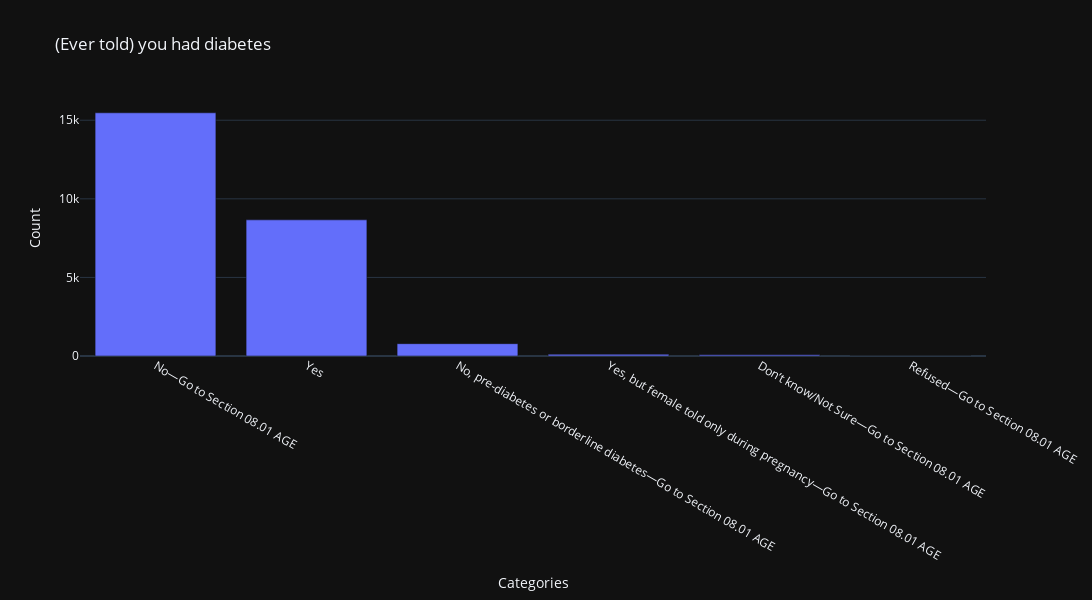
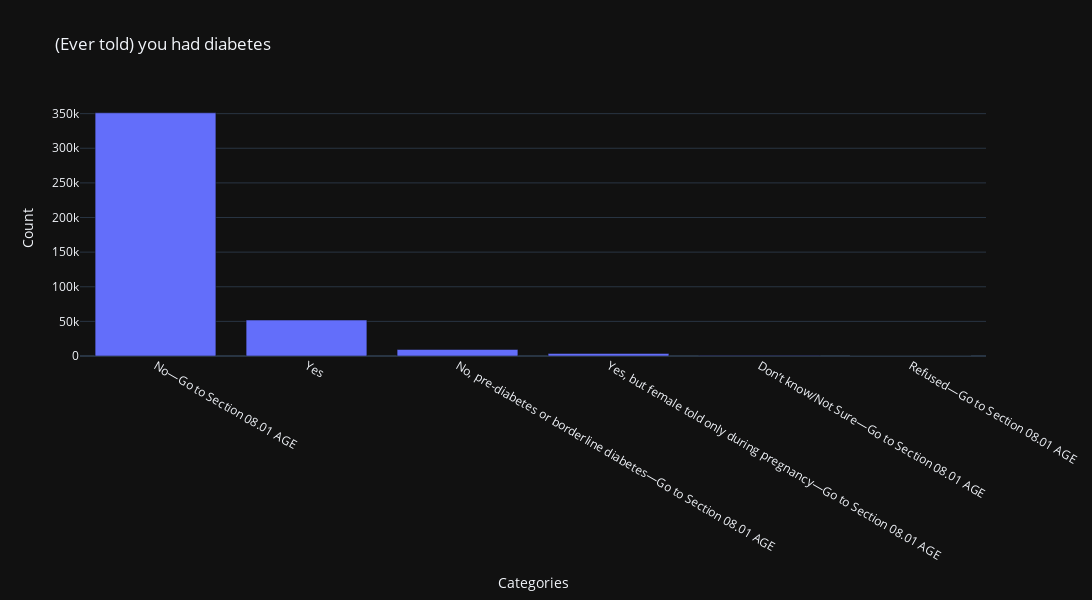
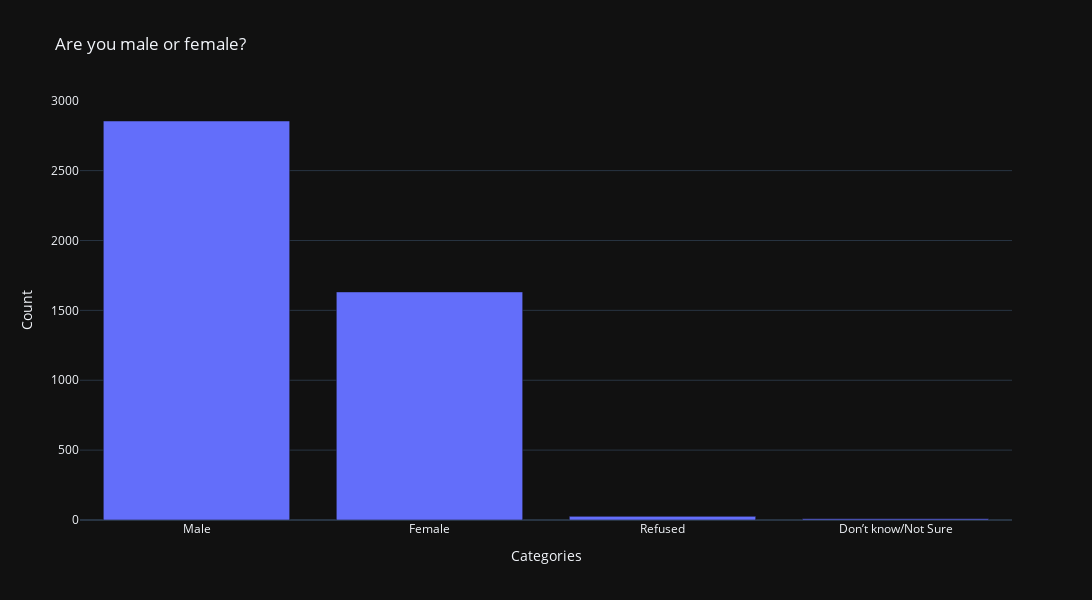
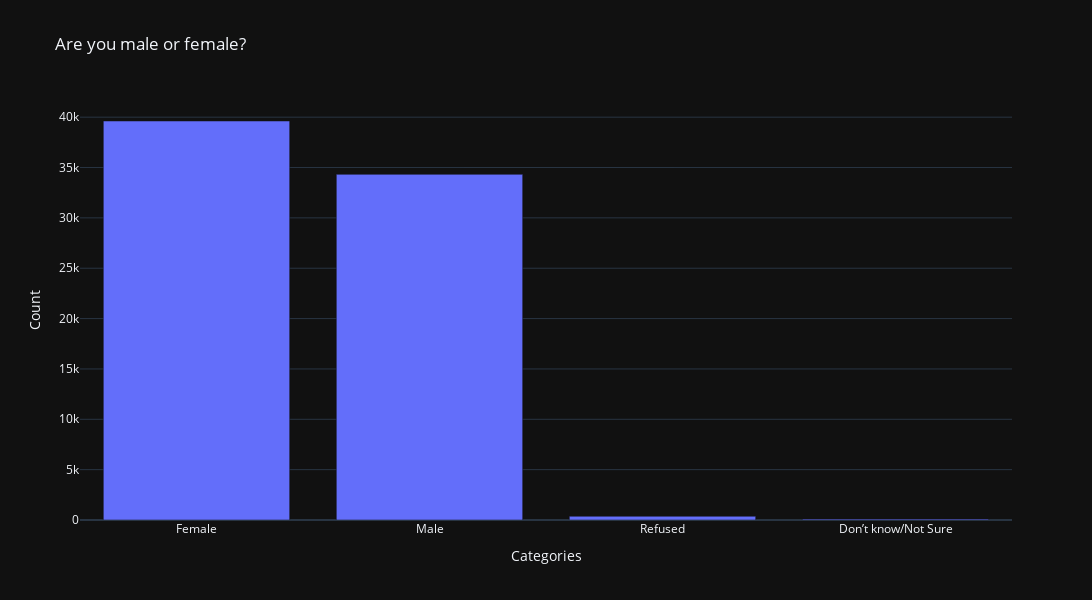

The code cell stored with these charts, in order, in its notebook:
### Code cell
cols = [target_name, 'DIABETE4']

plot_bar_of_count('DIABETE4', dataset=dataset[dataset[target_name] == 1])
plot_bar_of_count('DIABETE4', dataset=dataset[dataset[target_name] == 2])

cols = [target_name, 'BIRTHSEX']

plot_bar_of_count('BIRTHSEX', dataset=dataset[dataset[target_name] == 1])
plot_bar_of_count('BIRTHSEX', dataset=dataset[dataset[target_name] == 2])

cols = [target_name, '_AGE_G']

plot_bar_of_count('_AGE_G', dataset=dataset[dataset[target_name] == 1])
plot_bar_of_count('_AGE_G', dataset=dataset[dataset[target_name] == 2])

cols = [target_name, 'SLEPTIM1']

plot_bar_of_count('SLEPTIM1', dataset=dataset[dataset[target_name] == 1])
plot_bar_of_count('SLEPTIM1', dataset=dataset[dataset[target_name] == 2])

### Figure 1 — Plotly figure (JSON) as saved in the notebook; plotly's stock layout.template omitted (floating-point values rounded to 4 significant figures)
{"data": [{"x": ["No—Go to Section 08.01 AGE", "Yes", "No, pre-diabetes or borderline diabetes—Go to Section 08.01 AGE", "Yes, but female told only during pregnancy—Go to Section 08.01 AGE", "Don’t know/Not Sure—Go to Section 08.01 AGE", "Refused—Go to Section 08.01 AGE"], "y": [15473, 8662, 785, 111, 76, 1], "type": "bar"}], "layout": {"title": {"text": "(Ever told) you had diabetes"}, "xaxis": {"title": {"text": "Categories"}}, "yaxis": {"title": {"text": "Count"}}, "width": 1100, "height": 600}}

### Figure 2 — Plotly figure (JSON) as saved in the notebook; plotly's stock layout.template omitted (floating-point values rounded to 4 significant figures)
{"data": [{"x": ["No—Go to Section 08.01 AGE", "Yes", "No, pre-diabetes or borderline diabetes—Go to Section 08.01 AGE", "Yes, but female told only during pregnancy—Go to Section 08.01 AGE", "Don’t know/Not Sure—Go to Section 08.01 AGE", "Refused—Go to Section 08.01 AGE"], "y": [351195, 51897, 9426, 3705, 620, 115], "type": "bar"}], "layout": {"title": {"text": "(Ever told) you had diabetes"}, "xaxis": {"title": {"text": "Categories"}}, "yaxis": {"title": {"text": "Count"}}, "width": 1100, "height": 600}}

### Figure 3 — Plotly figure (JSON) as saved in the notebook; plotly's stock layout.template omitted (floating-point values rounded to 4 significant figures)
{"data": [{"x": ["Male", "Female", "Refused", "Don’t know/Not Sure"], "y": [2855, 1632, 26, 9], "type": "bar"}], "layout": {"title": {"text": "Are you male or female?"}, "xaxis": {"title": {"text": "Categories"}}, "yaxis": {"title": {"text": "Count"}}, "width": 1100, "height": 600}}

### Figure 4 — Plotly figure (JSON) as saved in the notebook; plotly's stock layout.template omitted (floating-point values rounded to 4 significant figures)
{"data": [{"x": ["Female", "Male", "Refused", "Don’t know/Not Sure"], "y": [39619, 34324, 372, 89], "type": "bar"}], "layout": {"title": {"text": "Are you male or female?"}, "xaxis": {"title": {"text": "Categories"}}, "yaxis": {"title": {"text": "Count"}}, "width": 1100, "height": 600}}
